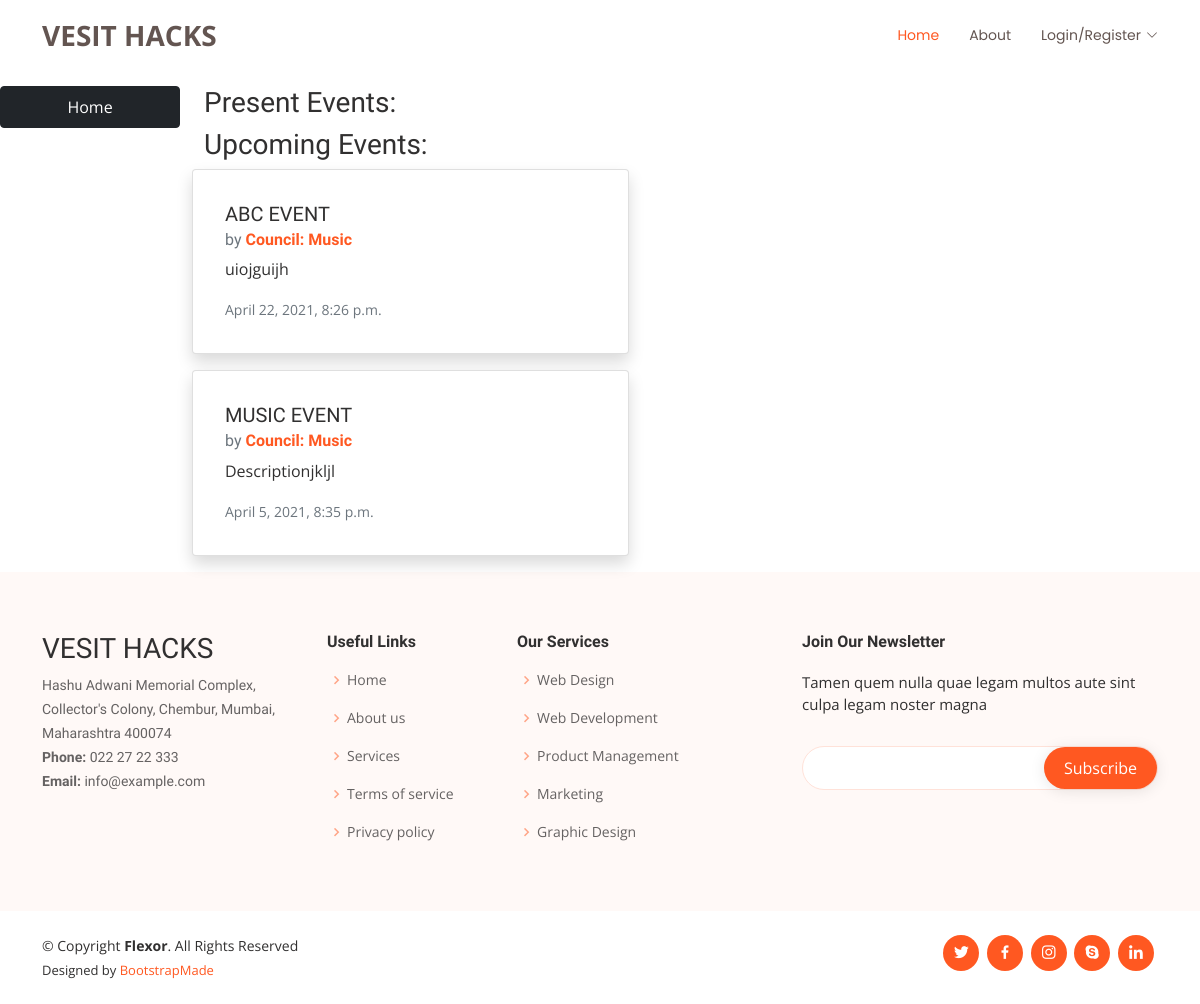
The app's page /, older data.
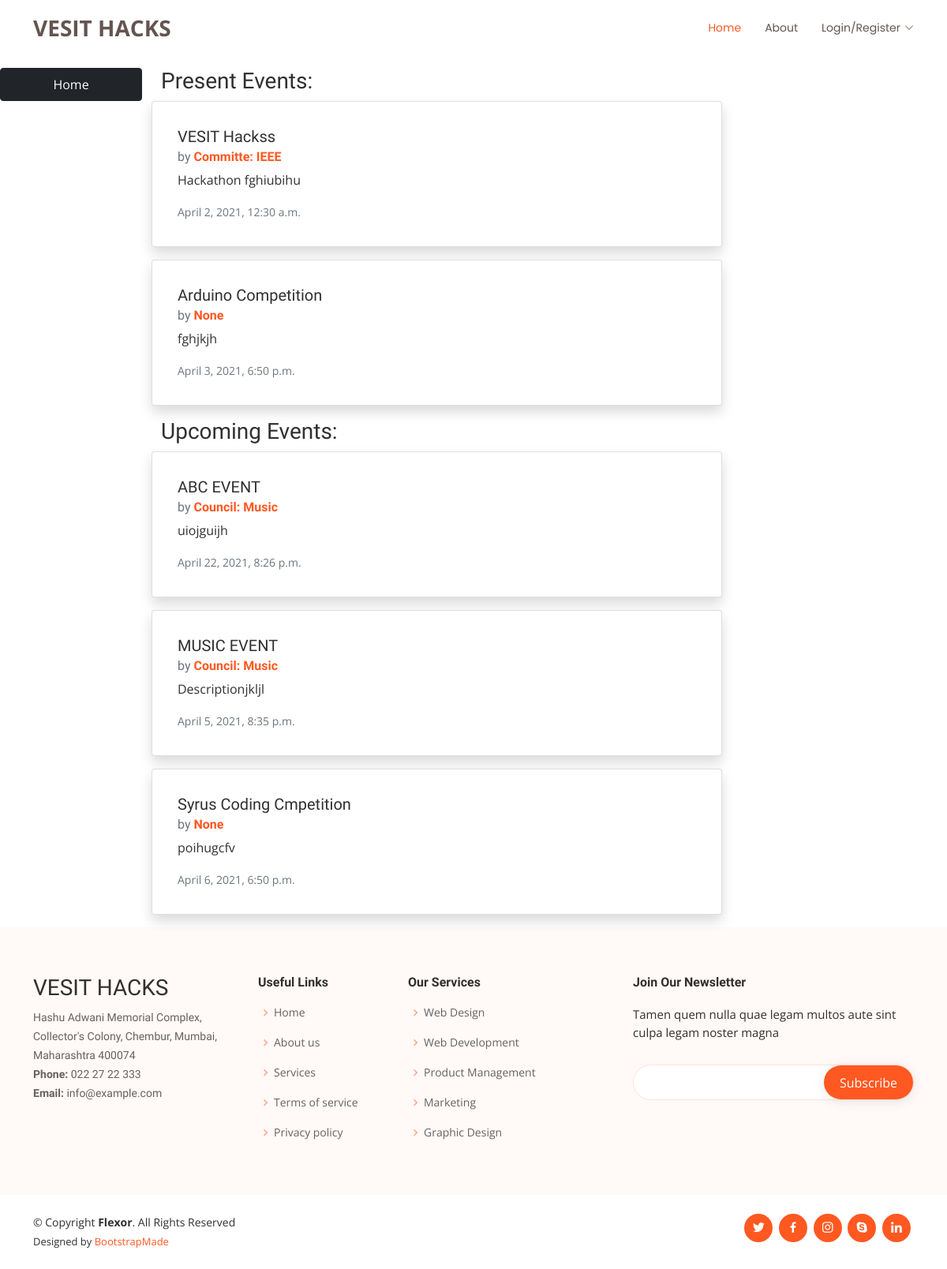
The same page, newer data.
### vesit/models.py (models this page shows)
class Event(models.Model):
    name = models.CharField( max_length= 100 )
    description = models.TextField( max_length= 100 )
    start_time = models.DateTimeField()
    end_time = models.DateTimeField()
    choices = (
        ('D', 'Department Level'),
        ('I', 'Institute Level'),
    )
    event_type = models.CharField(max_length=1, choices=choices)
    location = models.CharField( max_length=100 )
    council = models.ForeignKey( Council , on_delete=models.CASCADE, null = True, blank =True)
    committee = models.ForeignKey( Committee , on_delete=models.CASCADE, null = True, blank =True)
    submitted_by = models.ForeignKey( Student, on_delete=models.CASCADE)
    is_approved1 = models.BooleanField(null = True, default=None)
    is_approved2 = models.BooleanField(null = True, default=None)
    def __str__(self):
        string  = self.name+" , Organized by: "
        if self.council:
            string+= self.council.name+ " Council"
        if self.committee:
            string+= self.committee.name + " Committe"
        return  string

class Council(models.Model):
    name = models.CharField( max_length= 100 )
    def __str__(self):
        return "Council: " + self.name

class Committee(models.Model):
    name =  models.CharField( max_length= 100 )
    chair_person = models.ForeignKey(Student, on_delete = models.CASCADE)
    treasurer = models.ForeignKey(Student, on_delete = models.CASCADE, related_name = 'treasurer')
    ceo = models.ForeignKey(Student, on_delete = models.CASCADE, related_name= 'ceo')
    faculty_head1 = models.ForeignKey(Staff, on_delete = models.CASCADE)
    faculty_head2= models.ForeignKey(Staff, on_delete = models.CASCADE, null = True, related_name= 'faculty_head2')
    def __str__(self):
        return "Committe: "+ self.name

### vesit/views.py (the view)
# urls.py: path('',home, name = 'home' ),
def home(request):
    if is_logged_in(request):
        events=Event.objects.filter(is_approved2=True,is_approved1=True,event_type='I')
        user = None
        user_id = request.session['user']['login_id']
        if request.session['user']['type_user']=='student':
            user = Student.objects.filter(id = user_id)[0]
        else:
            user = Staff.objects.filter(id = user_id)[0]
        dpt_allowed = Dept_Allowed.objects.filter(dept_id=user.dept, is_approved=True)
        dept_events = QuerySet()
        if dpt_allowed:
            eids = []
            for d in dpt_allowed:
                eids.append(d.event_id.id)
            print("eids",eids)
            dept_events = Event.objects.filter(id__in=eids)
            if dept_events:
                events = events.union(dept_events)
    else:
        events=Event.objects.filter(is_approved2=True,is_approved1=True,event_type='I')
        qs=Dept_Allowed.objects.filter(is_approved=True)
        print(qs)
        dept_events=set()
        for i in qs:
            print(i.event_id)
            dept_events.add(i.event_id)
        dept_events=list(dept_events)
        events=list(events)
        print(events,dept_events)
        events+=dept_events
        print(events)
    present_events,upcoming_events=[],[]
    for i in events:
        if is_present_event(i):
            present_events.append(i)
        elif is_upcoming_event(i):
            upcoming_events.append(i)
    return render( request, 'vesit/home.html' ,{'present_events':present_events,'upcoming_events':upcoming_events})

### users/views.py (called while the page is built)
def is_logged_in(request):
    return 'user' in request.session

### vesit/views.py (called while the page is built)
def is_present_event(event):
    now=datetime.datetime.now()
    st=event.start_time
    start_time=datetime.datetime(st.year,st.month,st.day,st.hour,st.minute,st.second)
    et=event.end_time
    end_time=datetime.datetime(et.year,et.month,et.day,et.hour,et.minute,et.second)
    if start_time<=now and end_time>now:
        return True
    return False

def is_upcoming_event(event):
    now=datetime.datetime.now()
    st=event.start_time
    start_time=datetime.datetime(st.year,st.month,st.day,st.hour,st.minute,st.second)
    et=event.end_time
    end_time=datetime.datetime(et.year,et.month,et.day,et.hour,et.minute,et.second)
    if start_time>now:
        return True
    return False

### vesit/templates/vesit/home.html (shortened to what this page needs)
{% extends 'vesit/base.html' %}
{% load static %}
{% block eventsdisplay %}
<div class="row flex-xl-nowrap">
    <div class="col-12 col-md-3 col-xl-2 bd-sidebar border-right align-items-center">
        <nav class="nav flex-column sticky-top sidebar pt-3">
            <li class="nav-item">
                <a class="nav-link btn btn-dark " href="{% url 'home' %}">Home</a>
            </li>
        </nav>
    </div>
    <div class="col-sm-12 col-md-8 col-lg-8 pt-3" style="width:auto">
        <h3>Present Events:</h3>
        <div class="row">
            {% for event in present_events %}
                    <div class="card shadow p-3 mb-3 bg-white rounded ">
                        <div class="card-body">
                            <h5 class="card-title">{{ event.name }}</h5>
                            {% if event.committee %}
                            <h6 class="card-subtitle mb-2 text-muted">by <a style="position: relative;" href="#" class="text-decoration-none"><strong>{{ event.committee }}</strong></a> </h6>
                            {% else %}
                            <h6 class="card-subtitle mb-2 text-muted">by <a style="position: relative;" href="#" class="text-decoration-none"><strong>{{ event.council }}</strong></a> </h6>
                            {% endif %}
                            <p class="card-text">{{ event.description }}</p>
                            <p class="card-text"><small class="text-muted">{{ event.start_time }}</small></p>
                        </div>
                    </div>
            {% endfor %}
        </div>
        <h3>Upcoming Events:</h3>
        <div class="row">
            {% for event in upcoming_events %}
                    <div class="card shadow p-3 mb-3 bg-white rounded ">
                        <div class="card-body">
                            <h5 class="card-title">{{ event.name }}</h5>
                            {% if event.committee %}
                            <h6 class="card-subtitle mb-2 text-muted">by <a style="position: relative;" href="#" class="text-decoration-none"><strong>{{ event.committee }}</strong></a> </h6>
                            {% else %}
                            <h6 class="card-subtitle mb-2 text-muted">by <a style="position: relative;" href="#" class="text-decoration-none"><strong>{{ event.council }}</strong></a> </h6>
                            {% endif %}
                            <p class="card-text">{{ event.description }}</p>
                            <p class="card-text"><small class="text-muted">{{ event.start_time }}</small></p>
                        </div>
                    </div>
            {% endfor %}
        </div>
    </div>
</div>
{% endblock  %}

Row changes from the older to the newer data that the page shows:
added Event: name "VESIT Hackss", committee "Committe: IEEE", description "Hackathon fghiubihu", start_time "April 2, 2021, 12:30 a.m.", shown under "Present Events:"
now on this page (row edited): Event: name "Arduino Competition", council "None", description "fghjkjh", start_time "April 3, 2021, 6:50 p.m.", shown under "Present Events:"
now on this page (row unchanged): Event: name "Syrus Coding Cmpetition", council "None", description "poihugcfv", start_time "April 6, 2021, 6:50 p.m.", shown under "Upcoming Events:"
